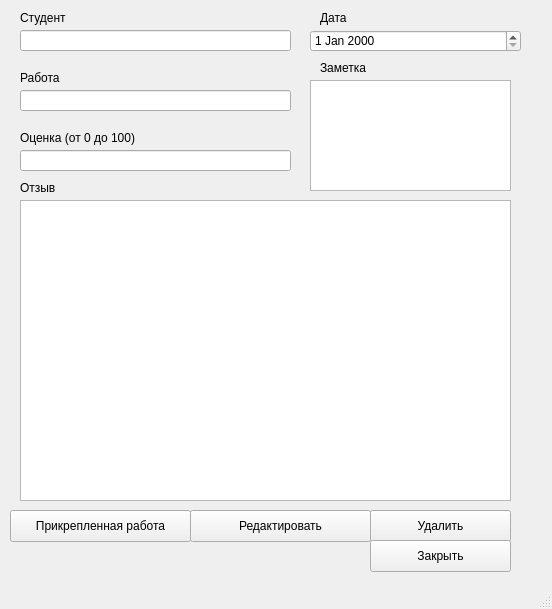
<?xml version="1.0" encoding="UTF-8"?>
<ui version="4.0">
 <class>MainWindow</class>
 <widget class="QMainWindow" name="MainWindow">
  <property name="geometry">
   <rect>
    <x>0</x>
    <y>0</y>
    <width>552</width>
    <height>609</height>
   </rect>
  </property>
  <property name="windowTitle">
   <string>Детали оценки</string>
  </property>
  <widget class="QWidget" name="centralwidget">
   <widget class="QLabel" name="label">
    <property name="geometry">
     <rect>
      <x>20</x>
      <y>10</y>
      <width>58</width>
      <height>16</height>
     </rect>
    </property>
    <property name="text">
     <string>Студент</string>
    </property>
   </widget>
   <widget class="QLabel" name="label_2">
    <property name="geometry">
     <rect>
      <x>20</x>
      <y>70</y>
      <width>58</width>
      <height>16</height>
     </rect>
    </property>
    <property name="text">
     <string>Работа</string>
    </property>
   </widget>
   <widget class="QLabel" name="label_3">
    <property name="geometry">
     <rect>
      <x>20</x>
      <y>130</y>
      <width>58</width>
      <height>16</height>
     </rect>
    </property>
    <property name="text">
     <string/>
    </property>
   </widget>
   <widget class="QLabel" name="label_4">
    <property name="geometry">
     <rect>
      <x>20</x>
      <y>130</y>
      <width>141</width>
      <height>16</height>
     </rect>
    </property>
    <property name="text">
     <string>Оценка (от 0 до 100)</string>
    </property>
   </widget>
   <widget class="QLineEdit" name="lineEdit">
    <property name="geometry">
     <rect>
      <x>20</x>
      <y>150</y>
      <width>271</width>
      <height>21</height>
     </rect>
    </property>
   </widget>
   <widget class="QLabel" name="label_5">
    <property name="geometry">
     <rect>
      <x>20</x>
      <y>180</y>
      <width>58</width>
      <height>16</height>
     </rect>
    </property>
    <property name="text">
     <string>Отзыв</string>
    </property>
   </widget>
   <widget class="QTextEdit" name="textEdit">
    <property name="geometry">
     <rect>
      <x>20</x>
      <y>200</y>
      <width>491</width>
      <height>301</height>
     </rect>
    </property>
   </widget>
   <widget class="QPushButton" name="pushButton">
    <property name="geometry">
     <rect>
      <x>10</x>
      <y>510</y>
      <width>181</width>
      <height>32</height>
     </rect>
    </property>
    <property name="text">
     <string>Прикрепленная работа</string>
    </property>
   </widget>
   <widget class="QDateEdit" name="dateEdit">
    <property name="geometry">
     <rect>
      <x>310</x>
      <y>30</y>
      <width>211</width>
      <height>22</height>
     </rect>
    </property>
   </widget>
   <widget class="QLabel" name="label_6">
    <property name="geometry">
     <rect>
      <x>320</x>
      <y>10</y>
      <width>58</width>
      <height>16</height>
     </rect>
    </property>
    <property name="text">
     <string>Дата</string>
    </property>
   </widget>
   <widget class="QLabel" name="label_7">
    <property name="geometry">
     <rect>
      <x>320</x>
      <y>60</y>
      <width>58</width>
      <height>16</height>
     </rect>
    </property>
    <property name="text">
     <string>Заметка</string>
    </property>
   </widget>
   <widget class="QPushButton" name="pushButton_2">
    <property name="geometry">
     <rect>
      <x>190</x>
      <y>510</y>
      <width>181</width>
      <height>32</height>
     </rect>
    </property>
    <property name="text">
     <string>Редактировать</string>
    </property>
   </widget>
   <widget class="QLineEdit" name="lineEdit_2">
    <property name="geometry">
     <rect>
      <x>20</x>
      <y>30</y>
      <width>271</width>
      <height>21</height>
     </rect>
    </property>
   </widget>
   <widget class="QLineEdit" name="lineEdit_3">
    <property name="geometry">
     <rect>
      <x>20</x>
      <y>90</y>
      <width>271</width>
      <height>21</height>
     </rect>
    </property>
   </widget>
   <widget class="QPushButton" name="pushButton_3">
    <property name="geometry">
     <rect>
      <x>370</x>
      <y>510</y>
      <width>141</width>
      <height>32</height>
     </rect>
    </property>
    <property name="text">
     <string>Удалить</string>
    </property>
   </widget>
   <widget class="QPushButton" name="pushButton_4">
    <property name="geometry">
     <rect>
      <x>370</x>
      <y>540</y>
      <width>141</width>
      <height>32</height>
     </rect>
    </property>
    <property name="text">
     <string>Закрыть</string>
    </property>
   </widget>
   <widget class="QTextEdit" name="textEdit_2">
    <property name="geometry">
     <rect>
      <x>310</x>
      <y>80</y>
      <width>201</width>
      <height>111</height>
     </rect>
    </property>
   </widget>
  </widget>
  <widget class="QStatusBar" name="statusbar"/>
 </widget>
 <resources/>
 <connections/>
</ui>
